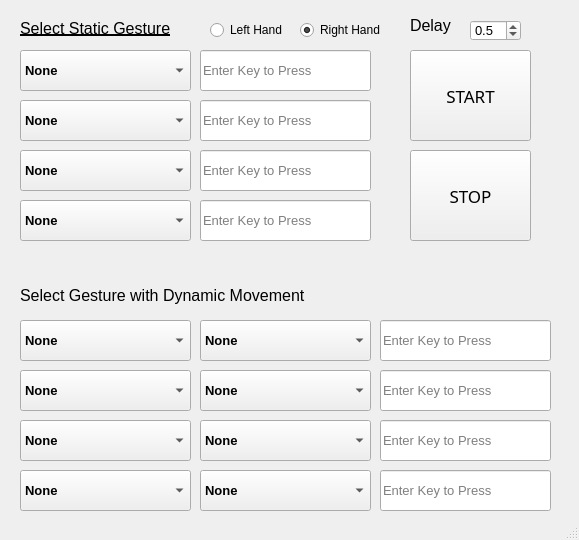
<?xml version="1.0" encoding="UTF-8"?>
<ui version="4.0">
 <class>MainWindow</class>
 <widget class="QMainWindow" name="MainWindow">
  <property name="geometry">
   <rect>
    <x>0</x>
    <y>0</y>
    <width>579</width>
    <height>540</height>
   </rect>
  </property>
  <property name="windowTitle">
   <string>MainWindow</string>
  </property>
  <widget class="QWidget" name="centralwidget">
   <widget class="QPushButton" name="pushButton">
    <property name="geometry">
     <rect>
      <x>410</x>
      <y>50</y>
      <width>121</width>
      <height>91</height>
     </rect>
    </property>
    <property name="font">
     <font>
      <family>Arial Black</family>
      <pointsize>13</pointsize>
      <weight>50</weight>
      <bold>false</bold>
     </font>
    </property>
    <property name="autoFillBackground">
     <bool>true</bool>
    </property>
    <property name="text">
     <string>START</string>
    </property>
   </widget>
   <widget class="QPushButton" name="pushButton_2">
    <property name="geometry">
     <rect>
      <x>410</x>
      <y>150</y>
      <width>121</width>
      <height>91</height>
     </rect>
    </property>
    <property name="font">
     <font>
      <family>Arial Black</family>
      <pointsize>13</pointsize>
      <weight>50</weight>
      <bold>false</bold>
     </font>
    </property>
    <property name="text">
     <string>STOP</string>
    </property>
   </widget>
   <widget class="QComboBox" name="comboBox_1">
    <property name="geometry">
     <rect>
      <x>20</x>
      <y>50</y>
      <width>171</width>
      <height>41</height>
     </rect>
    </property>
    <property name="sizePolicy">
     <sizepolicy hsizetype="Preferred" vsizetype="Fixed">
      <horstretch>1</horstretch>
      <verstretch>0</verstretch>
     </sizepolicy>
    </property>
    <property name="font">
     <font>
      <pointsize>10</pointsize>
      <weight>75</weight>
      <bold>true</bold>
     </font>
    </property>
    <item>
     <property name="text">
      <string>None</string>
     </property>
    </item>
    <item>
     <property name="text">
      <string>1,☝️</string>
     </property>
    </item>
    <item>
     <property name="text">
      <string>2,</string>
     </property>
    </item>
    <item>
     <property name="text">
      <string>3,👆</string>
     </property>
    </item>
    <item>
     <property name="text">
      <string>4</string>
     </property>
    </item>
    <item>
     <property name="text">
      <string>5,✋</string>
     </property>
    </item>
    <item>
     <property name="text">
      <string>Thumb Right</string>
     </property>
    </item>
    <item>
     <property name="text">
      <string>Thumb Left</string>
     </property>
    </item>
    <item>
     <property name="text">
      <string>Fist,✊</string>
     </property>
    </item>
    <item>
     <property name="text">
      <string>Victory,✌️</string>
     </property>
    </item>
    <item>
     <property name="text">
      <string>Rock on,🤘</string>
     </property>
    </item>
   </widget>
   <widget class="QLineEdit" name="lineEdit_1">
    <property name="geometry">
     <rect>
      <x>200</x>
      <y>50</y>
      <width>171</width>
      <height>41</height>
     </rect>
    </property>
    <property name="sizePolicy">
     <sizepolicy hsizetype="Expanding" vsizetype="Fixed">
      <horstretch>1</horstretch>
      <verstretch>0</verstretch>
     </sizepolicy>
    </property>
    <property name="font">
     <font>
      <pointsize>10</pointsize>
     </font>
    </property>
    <property name="autoFillBackground">
     <bool>false</bool>
    </property>
    <property name="text">
     <string/>
    </property>
    <property name="frame">
     <bool>true</bool>
    </property>
    <property name="placeholderText">
     <string>Enter Key to Press</string>
    </property>
    <property name="clearButtonEnabled">
     <bool>true</bool>
    </property>
   </widget>
   <widget class="QLabel" name="label">
    <property name="geometry">
     <rect>
      <x>20</x>
      <y>20</y>
      <width>191</width>
      <height>16</height>
     </rect>
    </property>
    <property name="font">
     <font>
      <pointsize>12</pointsize>
      <underline>true</underline>
     </font>
    </property>
    <property name="text">
     <string>Select Static Gesture</string>
    </property>
   </widget>
   <widget class="QComboBox" name="comboBox_2">
    <property name="geometry">
     <rect>
      <x>20</x>
      <y>100</y>
      <width>171</width>
      <height>41</height>
     </rect>
    </property>
    <property name="sizePolicy">
     <sizepolicy hsizetype="Preferred" vsizetype="Fixed">
      <horstretch>1</horstretch>
      <verstretch>0</verstretch>
     </sizepolicy>
    </property>
    <property name="font">
     <font>
      <pointsize>10</pointsize>
      <weight>75</weight>
      <bold>true</bold>
     </font>
    </property>
    <item>
     <property name="text">
      <string>None</string>
     </property>
    </item>
    <item>
     <property name="text">
      <string>1,☝️</string>
     </property>
    </item>
    <item>
     <property name="text">
      <string>2,</string>
     </property>
    </item>
    <item>
     <property name="text">
      <string>3,👆</string>
     </property>
    </item>
    <item>
     <property name="text">
      <string>4</string>
     </property>
    </item>
    <item>
     <property name="text">
      <string>5,✋</string>
     </property>
    </item>
    <item>
     <property name="text">
      <string>Thumb Right</string>
     </property>
    </item>
    <item>
     <property name="text">
      <string>Thumb Left</string>
     </property>
    </item>
    <item>
     <property name="text">
      <string>Fist,✊</string>
     </property>
    </item>
    <item>
     <property name="text">
      <string>Victory,✌️</string>
     </property>
    </item>
    <item>
     <property name="text">
      <string>Rock on,🤘</string>
     </property>
    </item>
   </widget>
   <widget class="QLineEdit" name="lineEdit_2">
    <property name="geometry">
     <rect>
      <x>200</x>
      <y>100</y>
      <width>171</width>
      <height>41</height>
     </rect>
    </property>
    <property name="sizePolicy">
     <sizepolicy hsizetype="Expanding" vsizetype="Fixed">
      <horstretch>1</horstretch>
      <verstretch>0</verstretch>
     </sizepolicy>
    </property>
    <property name="font">
     <font>
      <pointsize>10</pointsize>
     </font>
    </property>
    <property name="autoFillBackground">
     <bool>false</bool>
    </property>
    <property name="text">
     <string/>
    </property>
    <property name="frame">
     <bool>true</bool>
    </property>
    <property name="placeholderText">
     <string>Enter Key to Press</string>
    </property>
    <property name="clearButtonEnabled">
     <bool>true</bool>
    </property>
   </widget>
   <widget class="QComboBox" name="comboBox_3">
    <property name="geometry">
     <rect>
      <x>20</x>
      <y>150</y>
      <width>171</width>
      <height>41</height>
     </rect>
    </property>
    <property name="sizePolicy">
     <sizepolicy hsizetype="Preferred" vsizetype="Fixed">
      <horstretch>1</horstretch>
      <verstretch>0</verstretch>
     </sizepolicy>
    </property>
    <property name="font">
     <font>
      <pointsize>10</pointsize>
      <weight>75</weight>
      <bold>true</bold>
     </font>
    </property>
    <item>
     <property name="text">
      <string>None</string>
     </property>
    </item>
    <item>
     <property name="text">
      <string>1,☝️</string>
     </property>
    </item>
    <item>
     <property name="text">
      <string>2,</string>
     </property>
    </item>
    <item>
     <property name="text">
      <string>3,👆</string>
     </property>
    </item>
    <item>
     <property name="text">
      <string>4</string>
     </property>
    </item>
    <item>
     <property name="text">
      <string>5,✋</string>
     </property>
    </item>
    <item>
     <property name="text">
      <string>Fist,✊</string>
     </property>
    </item>
    <item>
     <property name="text">
      <string>Victory,✌️</string>
     </property>
    </item>
    <item>
     <property name="text">
      <string>Rock on,🤘</string>
     </property>
    </item>
   </widget>
   <widget class="QLineEdit" name="lineEdit_3">
    <property name="geometry">
     <rect>
      <x>200</x>
      <y>150</y>
      <width>171</width>
      <height>41</height>
     </rect>
    </property>
    <property name="sizePolicy">
     <sizepolicy hsizetype="Expanding" vsizetype="Fixed">
      <horstretch>1</horstretch>
      <verstretch>0</verstretch>
     </sizepolicy>
    </property>
    <property name="font">
     <font>
      <pointsize>10</pointsize>
     </font>
    </property>
    <property name="autoFillBackground">
     <bool>false</bool>
    </property>
    <property name="text">
     <string/>
    </property>
    <property name="frame">
     <bool>true</bool>
    </property>
    <property name="placeholderText">
     <string>Enter Key to Press</string>
    </property>
    <property name="clearButtonEnabled">
     <bool>true</bool>
    </property>
   </widget>
   <widget class="QComboBox" name="comboBox_4">
    <property name="geometry">
     <rect>
      <x>20</x>
      <y>200</y>
      <width>171</width>
      <height>41</height>
     </rect>
    </property>
    <property name="sizePolicy">
     <sizepolicy hsizetype="Preferred" vsizetype="Fixed">
      <horstretch>1</horstretch>
      <verstretch>0</verstretch>
     </sizepolicy>
    </property>
    <property name="font">
     <font>
      <pointsize>10</pointsize>
      <weight>75</weight>
      <bold>true</bold>
     </font>
    </property>
    <item>
     <property name="text">
      <string>None</string>
     </property>
    </item>
    <item>
     <property name="text">
      <string>1,☝️</string>
     </property>
    </item>
    <item>
     <property name="text">
      <string>2,</string>
     </property>
    </item>
    <item>
     <property name="text">
      <string>3,👆</string>
     </property>
    </item>
    <item>
     <property name="text">
      <string>4</string>
     </property>
    </item>
    <item>
     <property name="text">
      <string>5,✋</string>
     </property>
    </item>
    <item>
     <property name="text">
      <string>Fist,✊</string>
     </property>
    </item>
    <item>
     <property name="text">
      <string>Victory,✌️</string>
     </property>
    </item>
    <item>
     <property name="text">
      <string>Rock on,🤘</string>
     </property>
    </item>
   </widget>
   <widget class="QLineEdit" name="lineEdit_4">
    <property name="geometry">
     <rect>
      <x>200</x>
      <y>200</y>
      <width>171</width>
      <height>41</height>
     </rect>
    </property>
    <property name="sizePolicy">
     <sizepolicy hsizetype="Expanding" vsizetype="Fixed">
      <horstretch>1</horstretch>
      <verstretch>0</verstretch>
     </sizepolicy>
    </property>
    <property name="font">
     <font>
      <pointsize>10</pointsize>
     </font>
    </property>
    <property name="autoFillBackground">
     <bool>false</bool>
    </property>
    <property name="text">
     <string/>
    </property>
    <property name="frame">
     <bool>true</bool>
    </property>
    <property name="placeholderText">
     <string>Enter Key to Press</string>
    </property>
    <property name="clearButtonEnabled">
     <bool>true</bool>
    </property>
   </widget>
   <widget class="QComboBox" name="comboBox_5">
    <property name="geometry">
     <rect>
      <x>20</x>
      <y>320</y>
      <width>171</width>
      <height>41</height>
     </rect>
    </property>
    <property name="sizePolicy">
     <sizepolicy hsizetype="Preferred" vsizetype="Fixed">
      <horstretch>1</horstretch>
      <verstretch>0</verstretch>
     </sizepolicy>
    </property>
    <property name="font">
     <font>
      <pointsize>10</pointsize>
      <weight>75</weight>
      <bold>true</bold>
     </font>
    </property>
    <item>
     <property name="text">
      <string>None</string>
     </property>
    </item>
    <item>
     <property name="text">
      <string>1,☝️</string>
     </property>
    </item>
    <item>
     <property name="text">
      <string>2,</string>
     </property>
    </item>
    <item>
     <property name="text">
      <string>3,👆</string>
     </property>
    </item>
    <item>
     <property name="text">
      <string>4</string>
     </property>
    </item>
    <item>
     <property name="text">
      <string>5,✋</string>
     </property>
    </item>
    <item>
     <property name="text">
      <string>Fist,✊</string>
     </property>
    </item>
    <item>
     <property name="text">
      <string>Victory,✌️</string>
     </property>
    </item>
    <item>
     <property name="text">
      <string>Rock on,🤘</string>
     </property>
    </item>
   </widget>
   <widget class="QLineEdit" name="lineEdit_5">
    <property name="geometry">
     <rect>
      <x>380</x>
      <y>320</y>
      <width>171</width>
      <height>41</height>
     </rect>
    </property>
    <property name="sizePolicy">
     <sizepolicy hsizetype="Expanding" vsizetype="Fixed">
      <horstretch>1</horstretch>
      <verstretch>0</verstretch>
     </sizepolicy>
    </property>
    <property name="font">
     <font>
      <pointsize>10</pointsize>
     </font>
    </property>
    <property name="autoFillBackground">
     <bool>false</bool>
    </property>
    <property name="text">
     <string/>
    </property>
    <property name="frame">
     <bool>true</bool>
    </property>
    <property name="placeholderText">
     <string>Enter Key to Press</string>
    </property>
    <property name="clearButtonEnabled">
     <bool>true</bool>
    </property>
   </widget>
   <widget class="QLabel" name="label_2">
    <property name="geometry">
     <rect>
      <x>20</x>
      <y>280</y>
      <width>361</width>
      <height>31</height>
     </rect>
    </property>
    <property name="font">
     <font>
      <pointsize>12</pointsize>
      <underline>false</underline>
     </font>
    </property>
    <property name="text">
     <string>Select Gesture with Dynamic Movement</string>
    </property>
   </widget>
   <widget class="QComboBox" name="comboBox_6">
    <property name="geometry">
     <rect>
      <x>200</x>
      <y>320</y>
      <width>171</width>
      <height>41</height>
     </rect>
    </property>
    <property name="sizePolicy">
     <sizepolicy hsizetype="Preferred" vsizetype="Fixed">
      <horstretch>1</horstretch>
      <verstretch>0</verstretch>
     </sizepolicy>
    </property>
    <property name="font">
     <font>
      <pointsize>10</pointsize>
      <weight>75</weight>
      <bold>true</bold>
     </font>
    </property>
    <item>
     <property name="text">
      <string>None</string>
     </property>
    </item>
    <item>
     <property name="text">
      <string>Slide Left</string>
     </property>
    </item>
    <item>
     <property name="text">
      <string>Slide Right</string>
     </property>
    </item>
    <item>
     <property name="text">
      <string>Slide Up</string>
     </property>
    </item>
    <item>
     <property name="text">
      <string>Slide Down</string>
     </property>
    </item>
   </widget>
   <widget class="QLineEdit" name="lineEdit_7">
    <property name="geometry">
     <rect>
      <x>380</x>
      <y>370</y>
      <width>171</width>
      <height>41</height>
     </rect>
    </property>
    <property name="sizePolicy">
     <sizepolicy hsizetype="Expanding" vsizetype="Fixed">
      <horstretch>1</horstretch>
      <verstretch>0</verstretch>
     </sizepolicy>
    </property>
    <property name="font">
     <font>
      <pointsize>10</pointsize>
     </font>
    </property>
    <property name="autoFillBackground">
     <bool>false</bool>
    </property>
    <property name="text">
     <string/>
    </property>
    <property name="frame">
     <bool>true</bool>
    </property>
    <property name="placeholderText">
     <string>Enter Key to Press</string>
    </property>
    <property name="clearButtonEnabled">
     <bool>true</bool>
    </property>
   </widget>
   <widget class="QComboBox" name="comboBox_10">
    <property name="geometry">
     <rect>
      <x>200</x>
      <y>420</y>
      <width>171</width>
      <height>41</height>
     </rect>
    </property>
    <property name="sizePolicy">
     <sizepolicy hsizetype="Preferred" vsizetype="Fixed">
      <horstretch>1</horstretch>
      <verstretch>0</verstretch>
     </sizepolicy>
    </property>
    <property name="font">
     <font>
      <pointsize>10</pointsize>
      <weight>75</weight>
      <bold>true</bold>
     </font>
    </property>
    <item>
     <property name="text">
      <string>None</string>
     </property>
    </item>
    <item>
     <property name="text">
      <string>Slide Left</string>
     </property>
    </item>
    <item>
     <property name="text">
      <string>Slide Right</string>
     </property>
    </item>
    <item>
     <property name="text">
      <string>Slide Up</string>
     </property>
    </item>
    <item>
     <property name="text">
      <string>Slide Down</string>
     </property>
    </item>
   </widget>
   <widget class="QComboBox" name="comboBox_9">
    <property name="geometry">
     <rect>
      <x>20</x>
      <y>420</y>
      <width>171</width>
      <height>41</height>
     </rect>
    </property>
    <property name="sizePolicy">
     <sizepolicy hsizetype="Preferred" vsizetype="Fixed">
      <horstretch>1</horstretch>
      <verstretch>0</verstretch>
     </sizepolicy>
    </property>
    <property name="font">
     <font>
      <pointsize>10</pointsize>
      <weight>75</weight>
      <bold>true</bold>
     </font>
    </property>
    <item>
     <property name="text">
      <string>None</string>
     </property>
    </item>
    <item>
     <property name="text">
      <string>1,☝️</string>
     </property>
    </item>
    <item>
     <property name="text">
      <string>2,</string>
     </property>
    </item>
    <item>
     <property name="text">
      <string>3,👆</string>
     </property>
    </item>
    <item>
     <property name="text">
      <string>4</string>
     </property>
    </item>
    <item>
     <property name="text">
      <string>5,✋</string>
     </property>
    </item>
    <item>
     <property name="text">
      <string>Fist,✊</string>
     </property>
    </item>
    <item>
     <property name="text">
      <string>Victory,✌️</string>
     </property>
    </item>
    <item>
     <property name="text">
      <string>Rock on,🤘</string>
     </property>
    </item>
   </widget>
   <widget class="QComboBox" name="comboBox_7">
    <property name="geometry">
     <rect>
      <x>20</x>
      <y>370</y>
      <width>171</width>
      <height>41</height>
     </rect>
    </property>
    <property name="sizePolicy">
     <sizepolicy hsizetype="Preferred" vsizetype="Fixed">
      <horstretch>1</horstretch>
      <verstretch>0</verstretch>
     </sizepolicy>
    </property>
    <property name="font">
     <font>
      <pointsize>10</pointsize>
      <weight>75</weight>
      <bold>true</bold>
     </font>
    </property>
    <item>
     <property name="text">
      <string>None</string>
     </property>
    </item>
    <item>
     <property name="text">
      <string>1,☝️</string>
     </property>
    </item>
    <item>
     <property name="text">
      <string>2,</string>
     </property>
    </item>
    <item>
     <property name="text">
      <string>3,👆</string>
     </property>
    </item>
    <item>
     <property name="text">
      <string>4</string>
     </property>
    </item>
    <item>
     <property name="text">
      <string>5,✋</string>
     </property>
    </item>
    <item>
     <property name="text">
      <string>Fist,✊</string>
     </property>
    </item>
    <item>
     <property name="text">
      <string>Victory,✌️</string>
     </property>
    </item>
    <item>
     <property name="text">
      <string>Rock on,🤘</string>
     </property>
    </item>
   </widget>
   <widget class="QComboBox" name="comboBox_8">
    <property name="geometry">
     <rect>
      <x>200</x>
      <y>370</y>
      <width>171</width>
      <height>41</height>
     </rect>
    </property>
    <property name="sizePolicy">
     <sizepolicy hsizetype="Preferred" vsizetype="Fixed">
      <horstretch>1</horstretch>
      <verstretch>0</verstretch>
     </sizepolicy>
    </property>
    <property name="font">
     <font>
      <pointsize>10</pointsize>
      <weight>75</weight>
      <bold>true</bold>
     </font>
    </property>
    <item>
     <property name="text">
      <string>None</string>
     </property>
    </item>
    <item>
     <property name="text">
      <string>Slide Left</string>
     </property>
    </item>
    <item>
     <property name="text">
      <string>Slide Right</string>
     </property>
    </item>
    <item>
     <property name="text">
      <string>Slide Up</string>
     </property>
    </item>
    <item>
     <property name="text">
      <string>Slide Down</string>
     </property>
    </item>
   </widget>
   <widget class="QComboBox" name="comboBox_12">
    <property name="geometry">
     <rect>
      <x>200</x>
      <y>470</y>
      <width>171</width>
      <height>41</height>
     </rect>
    </property>
    <property name="sizePolicy">
     <sizepolicy hsizetype="Preferred" vsizetype="Fixed">
      <horstretch>1</horstretch>
      <verstretch>0</verstretch>
     </sizepolicy>
    </property>
    <property name="font">
     <font>
      <pointsize>10</pointsize>
      <weight>75</weight>
      <bold>true</bold>
     </font>
    </property>
    <item>
     <property name="text">
      <string>None</string>
     </property>
    </item>
    <item>
     <property name="text">
      <string>Slide Left</string>
     </property>
    </item>
    <item>
     <property name="text">
      <string>Slide Right</string>
     </property>
    </item>
    <item>
     <property name="text">
      <string>Slide Up</string>
     </property>
    </item>
    <item>
     <property name="text">
      <string>Slide Down</string>
     </property>
    </item>
   </widget>
   <widget class="QComboBox" name="comboBox_11">
    <property name="geometry">
     <rect>
      <x>20</x>
      <y>470</y>
      <width>171</width>
      <height>41</height>
     </rect>
    </property>
    <property name="sizePolicy">
     <sizepolicy hsizetype="Preferred" vsizetype="Fixed">
      <horstretch>1</horstretch>
      <verstretch>0</verstretch>
     </sizepolicy>
    </property>
    <property name="font">
     <font>
      <pointsize>10</pointsize>
      <weight>75</weight>
      <bold>true</bold>
     </font>
    </property>
    <item>
     <property name="text">
      <string>None</string>
     </property>
    </item>
    <item>
     <property name="text">
      <string>1,☝️</string>
     </property>
    </item>
    <item>
     <property name="text">
      <string>2,</string>
     </property>
    </item>
    <item>
     <property name="text">
      <string>3,👆</string>
     </property>
    </item>
    <item>
     <property name="text">
      <string>4</string>
     </property>
    </item>
    <item>
     <property name="text">
      <string>5,✋</string>
     </property>
    </item>
    <item>
     <property name="text">
      <string>Fist,✊</string>
     </property>
    </item>
    <item>
     <property name="text">
      <string>Victory,✌️</string>
     </property>
    </item>
    <item>
     <property name="text">
      <string>Rock on,🤘</string>
     </property>
    </item>
   </widget>
   <widget class="QLineEdit" name="lineEdit_9">
    <property name="geometry">
     <rect>
      <x>380</x>
      <y>420</y>
      <width>171</width>
      <height>41</height>
     </rect>
    </property>
    <property name="sizePolicy">
     <sizepolicy hsizetype="Expanding" vsizetype="Fixed">
      <horstretch>1</horstretch>
      <verstretch>0</verstretch>
     </sizepolicy>
    </property>
    <property name="font">
     <font>
      <pointsize>10</pointsize>
     </font>
    </property>
    <property name="autoFillBackground">
     <bool>false</bool>
    </property>
    <property name="text">
     <string/>
    </property>
    <property name="frame">
     <bool>true</bool>
    </property>
    <property name="placeholderText">
     <string>Enter Key to Press</string>
    </property>
    <property name="clearButtonEnabled">
     <bool>true</bool>
    </property>
   </widget>
   <widget class="QLineEdit" name="lineEdit_11">
    <property name="geometry">
     <rect>
      <x>380</x>
      <y>470</y>
      <width>171</width>
      <height>41</height>
     </rect>
    </property>
    <property name="sizePolicy">
     <sizepolicy hsizetype="Expanding" vsizetype="Fixed">
      <horstretch>1</horstretch>
      <verstretch>0</verstretch>
     </sizepolicy>
    </property>
    <property name="font">
     <font>
      <pointsize>10</pointsize>
     </font>
    </property>
    <property name="autoFillBackground">
     <bool>false</bool>
    </property>
    <property name="text">
     <string/>
    </property>
    <property name="frame">
     <bool>true</bool>
    </property>
    <property name="placeholderText">
     <string>Enter Key to Press</string>
    </property>
    <property name="clearButtonEnabled">
     <bool>true</bool>
    </property>
   </widget>
   <widget class="QRadioButton" name="radioButton">
    <property name="geometry">
     <rect>
      <x>210</x>
      <y>20</y>
      <width>95</width>
      <height>20</height>
     </rect>
    </property>
    <property name="text">
     <string>Left Hand</string>
    </property>
   </widget>
   <widget class="QRadioButton" name="radioButton_2">
    <property name="enabled">
     <bool>true</bool>
    </property>
    <property name="geometry">
     <rect>
      <x>300</x>
      <y>20</y>
      <width>95</width>
      <height>20</height>
     </rect>
    </property>
    <property name="text">
     <string>Right Hand</string>
    </property>
    <property name="checked">
     <bool>true</bool>
    </property>
   </widget>
   <widget class="QDoubleSpinBox" name="doubleSpinBox">
    <property name="geometry">
     <rect>
      <x>470</x>
      <y>20</y>
      <width>51</width>
      <height>21</height>
     </rect>
    </property>
    <property name="font">
     <font>
      <pointsize>10</pointsize>
     </font>
    </property>
    <property name="decimals">
     <number>1</number>
    </property>
    <property name="minimum">
     <double>0.000000000000000</double>
    </property>
    <property name="maximum">
     <double>5.000000000000000</double>
    </property>
    <property name="singleStep">
     <double>0.100000000000000</double>
    </property>
    <property name="value">
     <double>0.500000000000000</double>
    </property>
   </widget>
   <widget class="QLabel" name="label_3">
    <property name="geometry">
     <rect>
      <x>410</x>
      <y>10</y>
      <width>51</width>
      <height>31</height>
     </rect>
    </property>
    <property name="font">
     <font>
      <pointsize>12</pointsize>
      <underline>false</underline>
     </font>
    </property>
    <property name="text">
     <string>Delay</string>
    </property>
   </widget>
  </widget>
  <widget class="QStatusBar" name="statusbar"/>
 </widget>
 <resources/>
 <connections/>
</ui>
